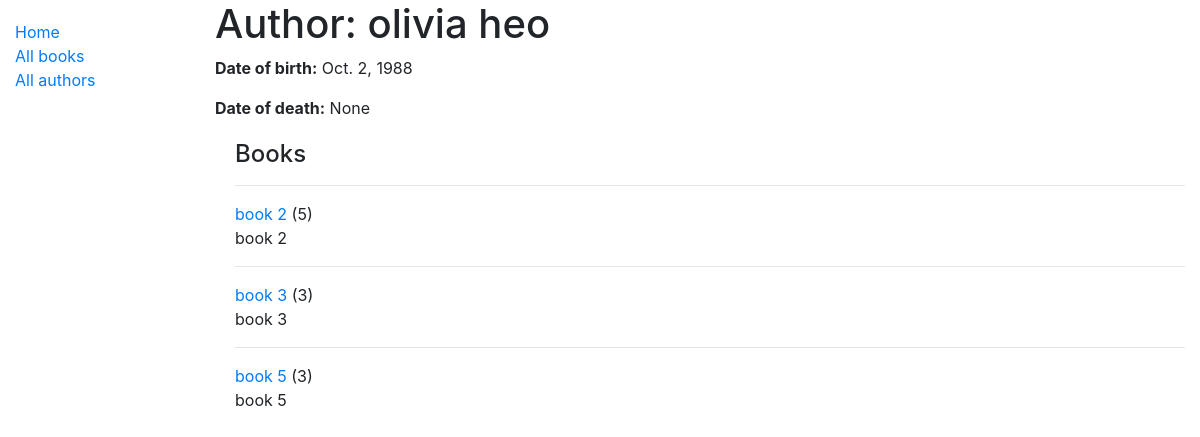
The page /catalog/authors/2 on the database its author committed.
### catalog/models.py (models this page shows, shortened)
class Author(models.Model):
    first_name = models.CharField(max_length=100)
    last_name = models.CharField(max_length=100)
    date_of_birth = models.DateField(null=True, blank=True)
    date_of_death = models.DateField('Died', null=True, blank=True)
    class Meta:
        ordering = ['last_name']

class Book(models.Model):
    title = models.CharField(max_length=200)
    author = models.ForeignKey('Author', on_delete=models.SET_NULL, null=True)
    summary = models.TextField(max_length=1000, help_text="Enter a brief description of the book")
    isbn = models.CharField('ISBN', max_length=13,
                            help_text='13 Character <a href="https://www.isbn-international.org/content/what-isbn">ISBN number</a>')
    genre = models.ManyToManyField(Genre, help_text="Select a genre for this book")
    language = models.ForeignKey('Language', on_delete=models.SET_NULL, null=True)
    def get_absolute_url(self):
        return reverse('book-detail', args=[str(self.id)])
    def display_genre(self):
        """
        Creates a string for the Genre. This is required to display genre in Admin.
        """
        return ', '.join([ genre.name for genre in self.genre.all()[:3] ])
    display_genre.short_description = 'Genre'

### catalog/views.py (the view)
# urls.py: path('authors/<int:pk>', views.AuthorDetailView.as_view(), name='author-detail'),
class AuthorDetailView(generic.DetailView):
    model = Author

### catalog/templates/catalog/author_detail.html
{% extends "base_generic.html" %}
{% block content %}
  <h1>Author: {{ author.first_name}} {{author.last_name }}</h1>
  <p><strong>Date of birth:</strong> {{ author.date_of_birth }}</p>
  <p><strong>Date of death:</strong> {{ author.date_of_death }}</p>
<div style="margin-left:20px;margin-top:20px">
    <h4>Books</h4>
    {% for book in author.book_set.all %}
      <hr>
      <a href="{{ book.get_absolute_url }}">{{ book.title }}</a> ({{book.bookinstance_set.count}})
      <p> {{ book.summary }}</p>
    {% endfor %}
</div>
{% endblock %}

### rows shown on the page
Author: first_name "olivia", last_name "heo", date_of_birth "Oct. 2, 1988", date_of_death "None"
Book: title "book 2", bookinstance_set.count "5", summary "book 2"
Book: title "book 3", bookinstance_set.count "3", summary "book 3"
Book: title "book 5", bookinstance_set.count "3", summary "book 5"
